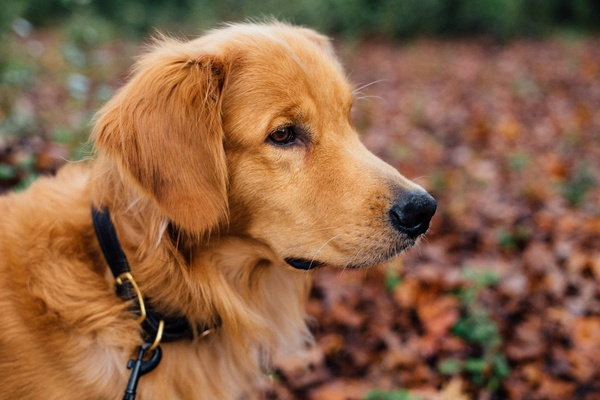
#> input picture try.jpg, 600 x 400 px
$ jupyter execute --allow-errors 'Image processing.ipynb'
#> lines starting #> are read from the running program, lines starting #| are printed output that depends on the picture
# Image Manipulation using Numpy

[cell 1]
import numpy as np

#### In python, there are a number of powerful libraries that make image processing easy, such as OpenCV, SciKit-Image and Pillow. For anyone thinking aboutdoing serious image processing, they should be the first place to look.I am going to stick to using numpy to preform most of the manipulations, although I will use other libraries now and then.

#### NumPy is also used for Image Processing. The fundamental idea is that we know images are made up of NumPy ndarrays. So we can manipulate these arrays and play with images. I hope this blog will give you a broad overview of NumPy for Image Processing

[cell 2]
import matplotlib.pylab as plt

#### Matplotlib is a collection of functions that make matplotlib work like MATLAB. Each pyplot function makes some change to a figure: e.g., creates a figure, creates a plotting area in a figure, plots some lines in a plotting area, decorates the plot with labels, etc

[cell 3]
from skimage import io
from skimage.util import invert

#### Skimage provides easy-to-use functions for reading, displaying, and saving images. All of the popular image formats, such as BMP, PNG, JPEG, and TIFF are supported, along with several more esoteric formats. The skimage documentation has more information about supported file formats.

[cell 4]
np_image = io.imread('try.jpg')
#> np_image is the input picture: shape (400, 600, 3); mean R, G, B 140.1, 99.5, 70.3

[cell 5]
plt.imshow(np_image)

## Details of image

#### In this section we will see what is the dimension, shape, and data type of an image. To check the size of the image, we are using the Image.size property.

[cell 6]
print(type(np_image), '\t', np_image.shape)
#| <class 'numpy.ndarray'> 	 (400, 600, 3)

[cell 7]
print('# of dims: ',np_image.ndim)     # dimension of an image
#| # of dims:  3

[cell 8]
print('Img shape: ',np_image.shape)    # shape of an image
#| Img shape:  (400, 600, 3)

[cell 9]
print('Dtype: ',np_image.dtype)
#| Dtype:  uint8

[cell 10]
print(np_image[20, 20])                # pixel value at [R, G, B]
#| [102 115 105]

#> (a cell that did not finish here is left out)

## LOAD IMAGE

[cell 12]
def Load_image(self):
    np_image = io.imread('try.jpg')
plt.title('Original')
plt.imshow(np_image)

## Horizontal Flip

###### An image can be flipped by calling the flip() function and passing in a method such as FLIP_LEFT_RIGHT for a horizontal flip or FLIP_TOP_BOTTOM for a vertical flip. Other flips are also available

[cell 13]
def Horizontal_Flip(self):
    np_image = np.array(io.imread('try.jpg'))
    fig = plt.figure(figsize=(10, 10))
    fig.add_subplot(1, 2, 1)
plt.title('Horizontal Flip')
plt.imshow(np.flipud(np_image))
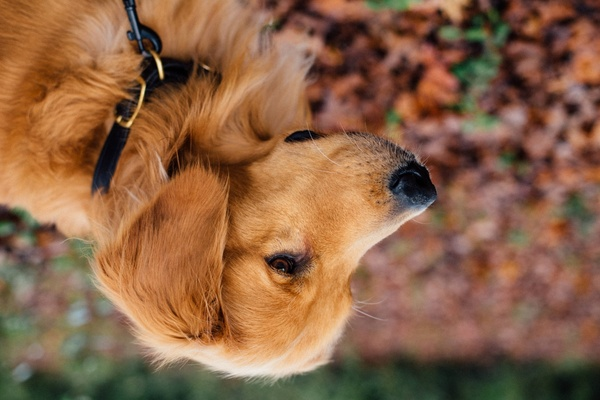
#> shown: shape (400, 600, 3); mean R, G, B 140.1, 99.5, 70.3

## Vertical Flip

[cell 14]
def Vertical_Flip(self):
    np_image = np.array(io.imread('try.jpg'))
    fig = plt.figure(figsize=(10, 10))
    fig.add_subplot(1, 3, 3)
plt.title('Vertical Flip')
plt.imshow(np.fliplr(np_image))
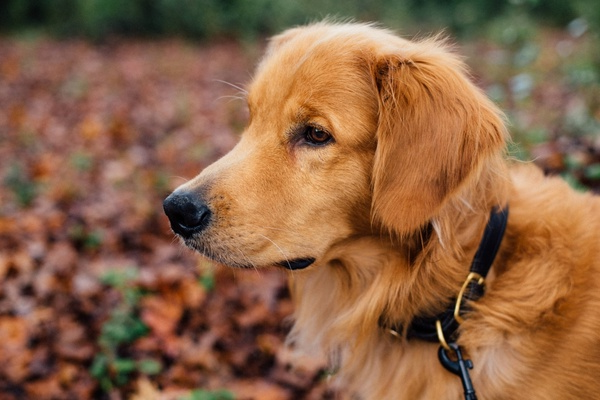
#> shown: shape (400, 600, 3); mean R, G, B 140.1, 99.5, 70.3

## Invert Colors

[cell 15]
def invert_colour(img):
    invert_img = invert(img)
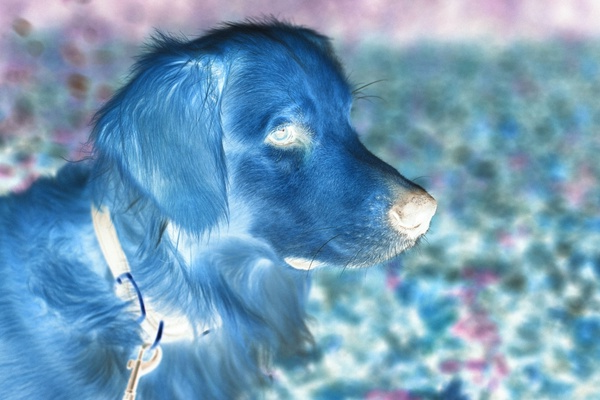
#> invert_img: shape (400, 600, 3); mean R, G, B 114.9, 155.5, 184.7
    plt.title('Color Inverted Image')
    plt.imshow(invert_img)

[cell 16]
image=io.imread('try.jpg')
invert_colour(image)

## Convert to Grayscale

The image contains only black, white, and gray colors, in which gray has multiple levels.

    Transforms a colour image to a greyscale image by
    taking the mean of the RGB values, weighted
    by the matrix weights


[cell 17]
def to_grayscale(im, weights = np.c_[0.2989, 0.5870, 0.1140]):

    tile = np.tile(weights, reps=(im.shape[0],im.shape[1],1))
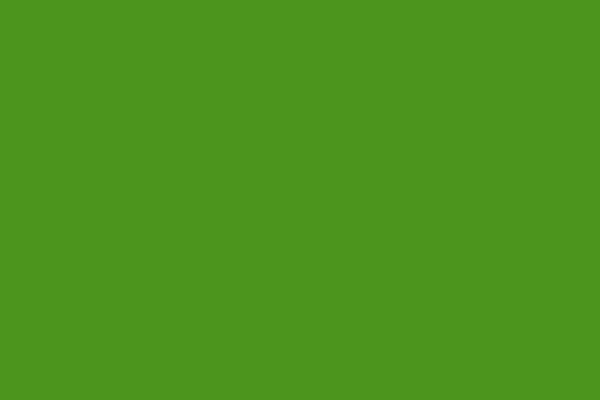
#> tile: shape (400, 600, 3) float64; mean R, G, B 0.299, 0.587, 0.114
    return np.sum(tile * im, axis=2)
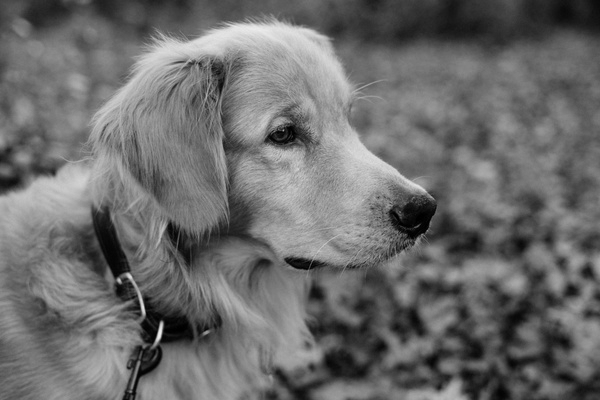
#> returned value: shape (400, 600) float64; min 0, max 236.2, mean 108.3

[cell 18]
img = to_grayscale(np_image)


plt.title('Greyscale')
plt.imshow(img, cmap='Greys')

## Convert to Black & White

###### Color images usually use the RGB format which means every pixel is represented by a tuple of three value (red, green and blue) in Python.L mode on the other hand only uses one value between 0-255 for each pixel (8-bit).

[cell 19]
from PIL import Image
file = 'try.jpg'
img = Image.open('try.jpg')
img.convert('L')

## Save image

#### To save a ndarray as an image, we are using the Imag.save() method

[cell 20]
image = Image.open('try.jpg')
print(image.format)
#| JPEG
print(image.size)
#| (600, 400)
print(image.mode)
#| RGB
plt.imshow(image)

## Histogram For Pixel Intensity

#### Let’s draw the histogram using a matplotlib hist() function. Check the below code to draw the Pixel Intensity Histogram

[cell 21]
img = np.array(io.imread('try.jpg'))
img_flat = img.flatten()
plt.hist(img_flat, bins=200, range=[0, 256])
plt.title("Number of pixels in each intensity value")
plt.xlabel("Intensity")
plt.ylabel("Number of pixels")
plt.show()
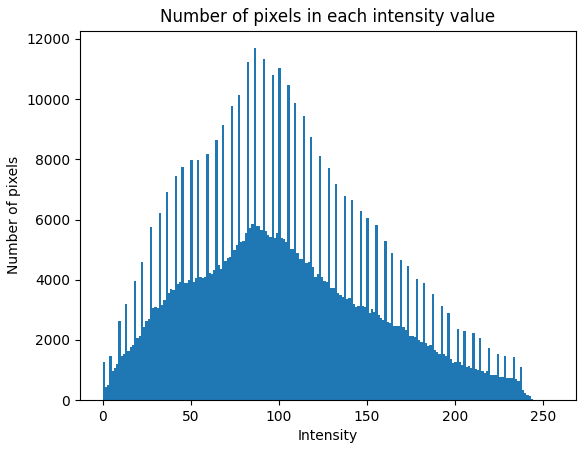
#> figure drawn by matplotlib, 1 panel; tallest bar 11694 high, from x = 85.76 to 87.04
